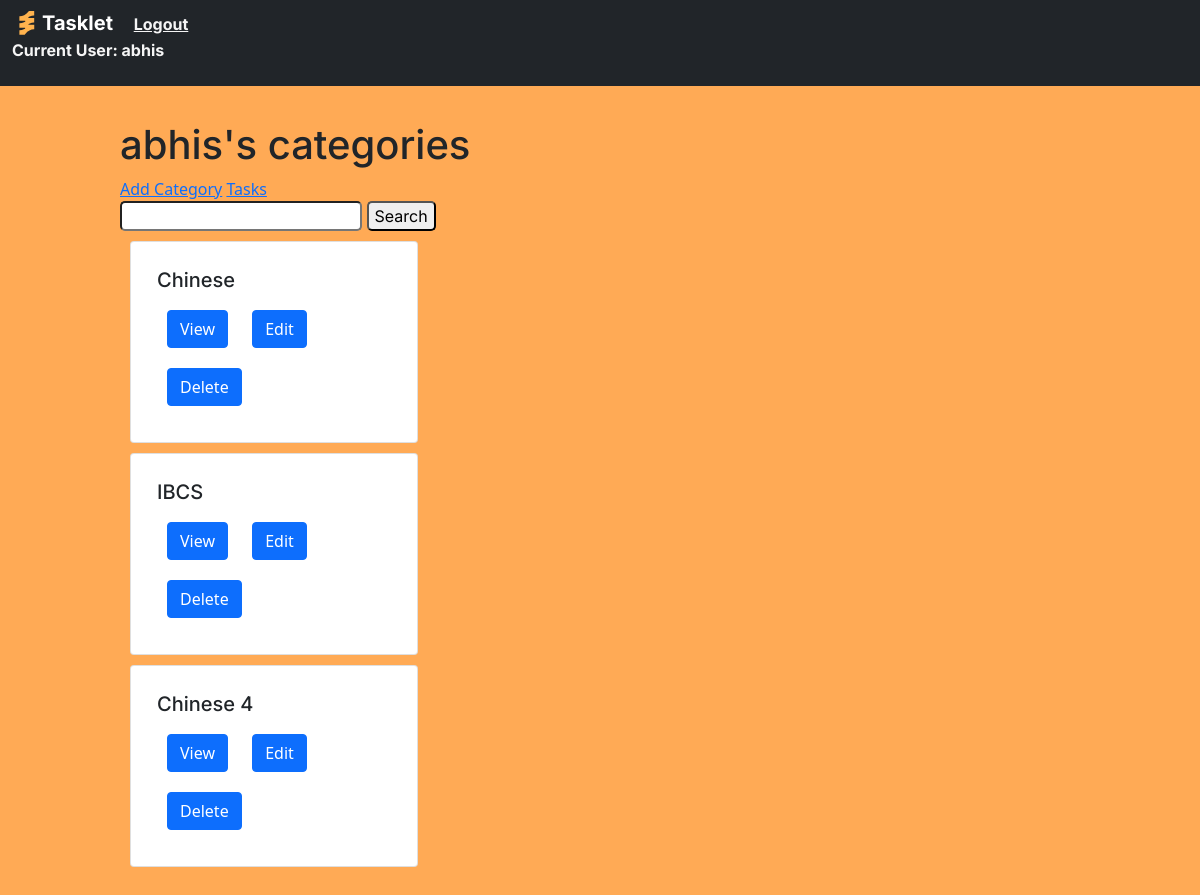
The app's page /categories (signed in) with its own data.
### base/models.py (models this page shows, shortened)
class Category(models.Model):
     Category_User = models.ForeignKey(User, on_delete=models.CASCADE, null=True, blank=True)
     Header = models.CharField(max_length=250, null=True, blank=True)

### base/views.py (the view)
# urls.py: path('categories', CategoryList.as_view(), name="categories"),
class CategoryList(LoginRequiredMixin,ListView):
     model = Category
     context_object_name = "categories"
     template_name = "base/categories.html"
     def get_context_data(self, **kwargs):
          context = super().get_context_data(**kwargs)
          context['categories'] = context['categories'].filter(Category_User = self.request.user)
          search_input = self.request.GET.get('search') or ''
          if search_input:
               context['categories'] = context['categories'].filter(
                Header__icontains=search_input)
          context['search_input'] = search_input
          return context

### base/templates/base/categories.html (shortened to what this page needs)
{% extends 'base/main.html' %}
{% block content %}
<h1>{{request.user}}'s categories</h1>
<a href="{% url 'create-category' %}">Add Category</a>
<a href="{% url 'tasks' %}">Tasks</a>
<form method="GET">
    <input type="text" name="search" value="{{search_input}}">
    <input type="submit" value="Search">
</form>
    {% for category in categories %}
        <div class="card" style="width: 18rem; padding: 10px; margin: 10px;">
            <div class="card-body">
              <h5 class="card-title">{{category.Header}}</h5>
              <a class="btn btn-primary" href="{% url 'category' category.id %}" style="margin: 10px;">View</a>
            <a class="btn btn-primary" href="{% url 'update-category' category.id %}" style="margin: 10px;">Edit</a>
            <a class="btn btn-primary" href="{% url 'delete-category' category.id %}" style="margin: 10px;">Delete</a>
            </div>
          </div>
    {% endfor %}
{% endblock content %}

### base/templates/base/main.html (shortened to what this page needs)
{% load static %}
<!DOCTYPE html>
<html lang="en">
<head>
    <link href="https://cdn.jsdelivr.net/npm/bootstrap@5.1.3/dist/css/bootstrap.min.css" rel="stylesheet">
</head>
<body>
    <nav class="navbar navbar-dark bg-dark" style="background-color: rgba(255, 0, 0, 0.4); font-family: 'Inter', sans-serif; font-weight: bold; color: whitesmoke;">
        <div style="display: inline-block;" class="container-fluid">
            <a class="navbar-brand" href="{% url 'tasks' %}">
                <img src="{% static 'base/Assets/Vector.svg' %}" alt="" width="30" height="24" class="d-inline-block align-text-top">Tasklet {% if request.user.is_authenticated %}
                <a style="color: whitesmoke;" href="{% url 'logout' %}">Logout</a>
                <p style="color: whitesmoke; text-align: justify;">
                    Current User: {{request.user}}
                </p>
                {% else %}
                <a style="color: whitesmoke;" href="{% url 'login' %}">Login</a> {% endif %}
            </a>
        </div>
    </nav>
    <div class="bigcontainer">
        {% block content %} {% endblock content %}
    </div>
</body>
</html>

### records on screen
Category: Header "Chinese"
Category: Header "IBCS"
Category: Header "Chinese 4"

### other values on screen
{{ request.user }} "abhis"
